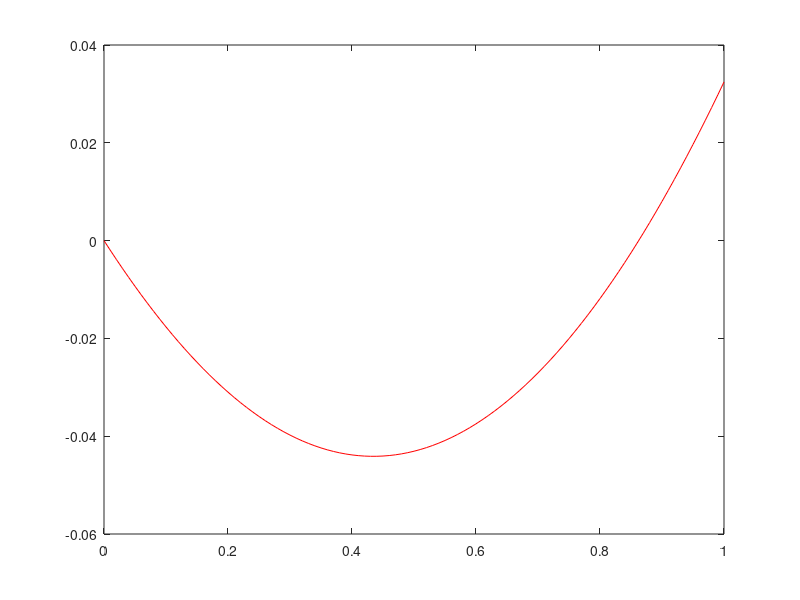

Recreate this plot in MATLAB.
function [] = ShootingMethodB( )
%UNTITLED Summary of this function goes here
%   Detailed explanation goes here
F2= @(x,v,y)(x-y-(2)*v);
F1= @(v,y)(v);
X(1,1)= 0;
X(2,1)= -0.2;
h= 0.01; 
x(1)=0;
n= 100;
for j=1:n
    K1(1,1)=h*F1(X(2,j), X(1,j));
    K1(2,1)=h*F2(x(j), X(2,j), X(1,j));
    
    K2(1,1)=h*F1((X(2,j)+(h)/2),(X(1,j)+(K1(1,1))/2));
    K2(2,1)=h*F2((x(j)+(h)/2),(X(2,j)+(K1(2,1))/2), X(1,j));
    
    K3(1,1)=h*F1((X(2,j)+(h)/2),(X(1,j)+(K2(1,1))/2));
    K3(2,1)=h*F2((x(j)+(h)/2),(X(2,j)+(K2(2,1))/2), X(1,j));
    
    K4(1,1)=h*F1(X(2,j)+h,X(1,j)+K3(1,1));
    K4(2,1)=h*F2(x(j)+h,X(2,j)+K3(2,1), X(1,j));
    
    
    X(1,j+1)=X(1,j)+(1/6)*(K1(1,1)+2*K2(1,1)+2*K3(1,1)+K4(1,1));
    X(2,j+1)=X(2,j)+(1/6)*(K1(2,1)+2*K2(2,1)+2*K3(2,1)+K4(2,1));
    x(j+1)=x(1)+j*h;
    
end

plot(x,X(1,:), 'r');
end